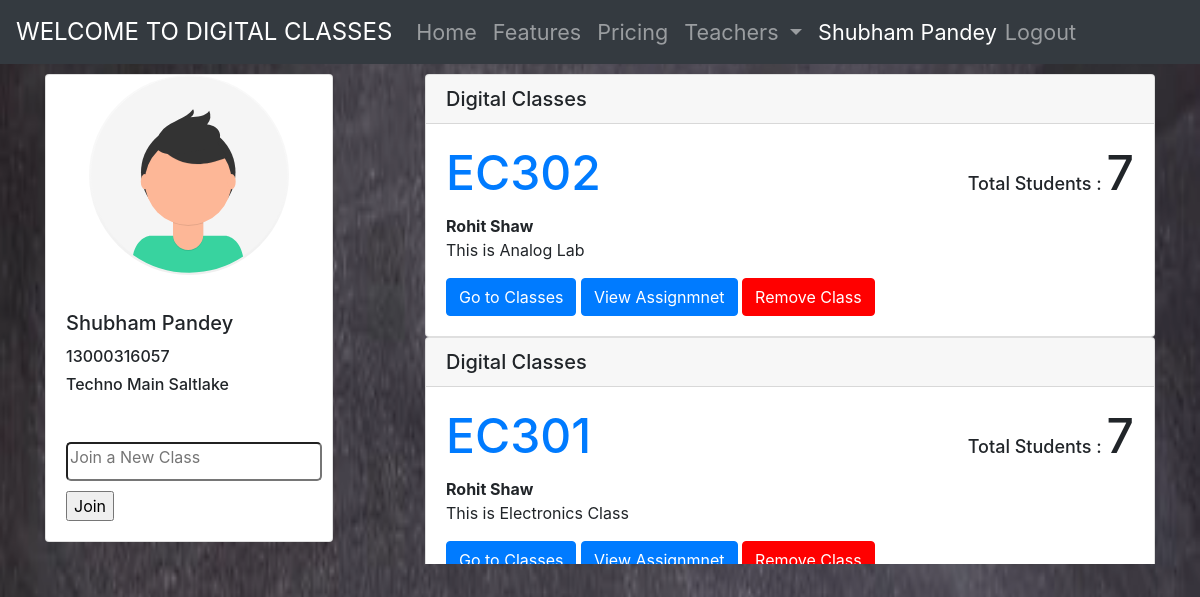
Page /Class (signed in) on the committed database.
### tables this page shows
CREATE TABLE college(
clg_id text PRIMARY KEY,
name text NOT NULL,
password text
);

CREATE TABLE class(
cls_id text PRIMARY KEY,
desc text,
creator text,
logged boolean
, c_id text);

### server.py (the view)
@app.route('/Class')
def Classs():
	if not check_session(): return redirect(url_for('login'))
	occ=session['user']['occ']
	classes=Class.allclasses(c,session['user']['user_id'])
	name=session['user']['name']
	roll=session['user']['roll']
	username=session['user']['user_id']
	clg_name=college.getCollegeName(c,session['user']['clg_id'])
	teachers=getTeachers()
	if occ=='teacher':
		return render_template('teacher.html',classes=classes,username=username,teacher=name,clg_name=clg_name)
	else:
		return render_template('student.html',classes=classes,username=username,name=name,roll=roll,clg_name=clg_name,teachers=teachers)

### Data_Models/Class.py (called while the page is built)
	@staticmethod
	def allclasses(c,user_id=None,cls_id=None):
		ids=[]
		if user_id :
			c.execute("select cls_id from urc where user_id=?",(user_id,))
			ids=c.fetchall()
		else:
			ids=[(cls_id,)]
		ls=[]
		for i in ids:
			c.execute("select * from class where cls_id=?",i)
			k=c.fetchone()
			c.execute("select user_id from urc where cls_id=?",i)
			sz=len(c.fetchall())-1
			ls.append({'cls_id':k[0].split("_")[1],'desc':k[1],'creator':k[2],'participants':sz})
		if cls_id:
			ls=ls[0]
		if type(ls)==type([]):
			print(ls)
			return reversed(ls)
		return ls

	@staticmethod
	def getTeacherClasses(c,c_id):
		c.execute("select cls_id,desc from class where c_id=?",(c_id,))
		cs=c.fetchall()
		ls=[]
		for cl in cs :
			ls.append({'cls_id':cl[0].split("_")[1],'desc':cl[1]})
		return ls

### Data_Models/College.py (called while the page is built)
	@staticmethod
	def getCollegeName(c,clg_id):
		c.execute("select name from college where clg_id=?",(clg_id,))
		l=c.fetchone()
		return l[0]

### Data_Models/User.py (called while the page is built)
	@staticmethod
	def getTeachers(c,clg_id):
		c.execute("select user_id,name from user where clg_id=? and occ='teacher'",(clg_id,))
		ts = c.fetchall()
		ls=[]
		for t in ts:
			ls.append({'user_id':t[0],'name':t[1]})
		return ls

### server.py (called while the page is built)
def check_session():
	if 'user' in session:
		return True
	return False

def getTeachers():
	teachers = user.getTeachers(c,session['user']['clg_id'])
	ls=[]
	for t in teachers:
		d={}
		d['name']=t['name']
		d['user_id']=t['user_id']
		d['classes']=getTeacherClasses(t['user_id'])
		ls.append(d)
	print(ls)
	return ls

def getTeacherClasses(uid):
	classes=Class.getTeacherClasses(c,uid)
	return classes

### Template/student.html (shortened to what this page needs)
<!DOCTYPE html>
<html>
<head>
	<link rel="stylesheet" href="https://stackpath.bootstrapcdn.com/bootstrap/4.5.0/css/bootstrap.min.css">
</head>
<body>
		<nav class="navbar navbar-expand-lg navbar-dark bg-dark navbar-static-top" style="font-size: large;">
			<a class="navbar-brand" href="#" style="font-size:x-large;">WELCOME TO DIGITAL CLASSES</a>
			<div class="collapse navbar-collapse" id="navbarNav" style="font-size: larger;">
			  <ul class="navbar-nav mr-auto">
				<li class="nav-item ">
				  <a class="nav-link" href="#">Home </a>
				</li>
				<li class="nav-item">
				  <a class="nav-link" href="#">Features</a>
				</li>
				<li class="nav-item">
				  <a class="nav-link" href="#">Pricing</a>
				</li>
				<li class="nav-item dropdown">
					<a class="nav-link dropdown-toggle" href="#" id="navbarDropdown" role="button" data-toggle="dropdown" aria-haspopup="true" aria-expanded="false">
					  Teachers
					</a>
				  </li>
			  </ul>
			  <font color="white">{{ name }}</font>
			  <ul class="navbar-nav " style="margin-right: 100px;">
				<li class="nav-item">
					<a class="nav-link" href="/logout"> Logout</a>
				</li>
			</ul>
			</div>
		  </nav>
<div class="container">
 <div class="row">
<div class="col-4 " style="padding-top: 10px;">
	<div class="position-fixed">
	<div class="card" style="width: 18rem;">
		<img class="card-img-top" src="/static/img/avatar.svg" style="width:200px;height:200px;margin-left: auto;margin-right: auto;">
		<div class="card-body">
		  <p class="card-text">
		  <h5 class="card-title">{{ name }}</h5>
		  <h6>{{ roll }}</h6>
		  <h6>{{ clg_name }}</h6>
		</div>
		<div class="card-body">
			<form action="/add_class" method="post" class="form">
				<input class="input" type="text" name="cls_code" id="cls_code" placeholder="Join a New Class" required="True" onkeyup="check_classavail()" autocomplete="off">
				<input type="submit" name="" value="Join">
				</form>
		</div>
	  </div>
	  </div>
</div>
<div class="col-8" style="height: 500px;padding-top: 10px; overflow-y: scroll;">
	<div id="classes"  >
	{% for class in classes %}
	<div class="card">
		<h5 class="card-header">Digital Classes</h5>
		<div class="card-body">
		  <h5 class="card-title">
			<font size="9px">
				<a href="#">{{ class.cls_id }}</a><span class="totalCount" style="float: right;"><font size="4px">Total Students : </font>{{ class.participants }}</span>
				<br>
			</font>
		  </h5>
		  <b>{{ class.creator }}</b>
		  <p class="card-text">{{ class.desc }}</p>
		  <a href="{{ url_for('chats',cls_id = class.cls_id) }}" class="btn btn-primary">Go to Classes</a>
		  <a href="/viewAss?cls_id={{ class.cls_id }}" class="btn btn-primary">View Assignmnet</a>
		  <button class="btn btn-primary" style="background-color: red;border-color: red" onclick='removeClass("{{ class.cls_id }}")' >Remove Class</button>
		</div>
		</div>
	{% endfor %}
</div>
</div>
</div>
</div>
</body>
</html>

### Template/student.html (style rules this page uses)
.input { border-radius: 5px; margin-bottom: 10px; padding-bottom: 10px; }
body { background-image: url('/static/img/bg6.webp'); background-repeat: no-repeat; background-attachment: fixed; background-size: 100% 100%; }

### rows in the picture
college: name "Techno Main Saltlake"
class: cls_id "EC302", participants "7", creator "Rohit Shaw", desc "This is Analog Lab"
class: cls_id "EC301", participants "7", creator "Rohit Shaw", desc "This is Electronics Class"

### other values in the picture
{{ name }} "Shubham Pandey"
{{ roll }} "13000316057"
